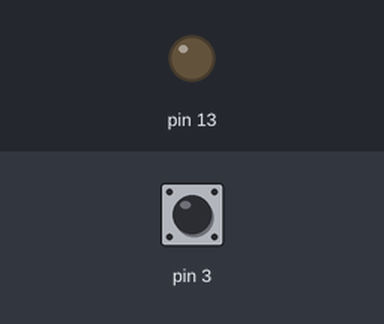
Bench run of a sketch on a simulated Arduino Uno, built with avr-gcc and run on an emulated ATmega328P. On the bench: output pins drawn as LEDs (lit = HIGH). The inputs (shaded band) are chosen by the test bench; at power-on: pin 3 HIGH.

Above: at 1.2 s.
1.3 s: pin 3 pulled LOW for 1 s
At 2.1 s:
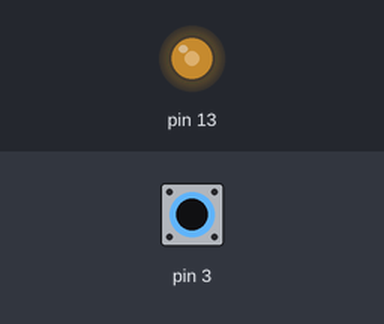
Timing chart, 0 to 4.3 s (numbered marks = the images above; inputs shaded):
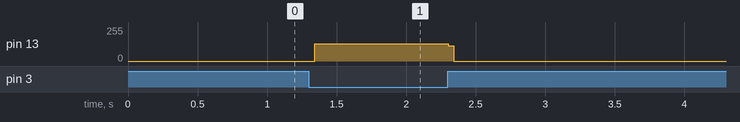

The sketch:

test_amp.ino
```cpp
/* Test of LM386 amplifier */

// Pin 13 conected to amp input
// Pin 3 connected to on/off switch

// the setup routine runs once when you press reset:
void setup() {
  // initialize the digital pin as an output.
  pinMode(13,OUTPUT);
  pinMode(3,INPUT_PULLUP);
}

// the loop routine runs over and over again forever:
void loop() {
  int i,j;
  if (digitalRead(3)==LOW)
  {
   /* for (i=10;i<500;i++)
    {*/
    // play sound
       digitalWrite(13, HIGH);
       delayMicroseconds(1000);
       digitalWrite(13, LOW);
       delayMicroseconds(1000);
    //}
  }
}
```

Measured:
- after the input at 1.3 s, pin 13: 0/255 → 128/255 at once, → 0/255 0.96 s later
